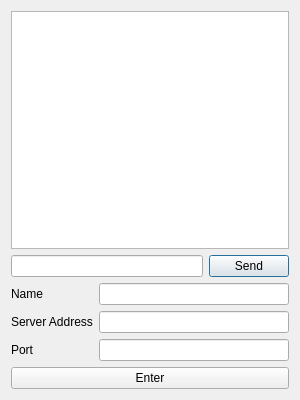
<?xml version="1.0" encoding="UTF-8"?>
<ui version="4.0">
 <class>ClientFrame</class>
 <widget class="QDialog" name="ClientFrame">
  <property name="geometry">
   <rect>
    <x>0</x>
    <y>0</y>
    <width>300</width>
    <height>400</height>
   </rect>
  </property>
  <property name="windowTitle">
   <string>Dialog</string>
  </property>
  <layout class="QVBoxLayout" name="verticalLayout_3">
   <item>
    <widget class="QTextBrowser" name="textBrowser"/>
   </item>
   <item>
    <layout class="QHBoxLayout" name="horizontalLayout_2">
     <item>
      <widget class="QLineEdit" name="lineEdit_text"/>
     </item>
     <item>
      <widget class="QPushButton" name="pushButton_Send">
       <property name="text">
        <string>Send</string>
       </property>
      </widget>
     </item>
    </layout>
   </item>
   <item>
    <layout class="QHBoxLayout" name="horizontalLayout">
     <item>
      <layout class="QVBoxLayout" name="verticalLayout_2">
       <item>
        <widget class="QLabel" name="label">
         <property name="text">
          <string>Name</string>
         </property>
        </widget>
       </item>
       <item>
        <widget class="QLabel" name="label_2">
         <property name="text">
          <string>Server Address</string>
         </property>
        </widget>
       </item>
       <item>
        <widget class="QLabel" name="label_3">
         <property name="text">
          <string>Port</string>
         </property>
        </widget>
       </item>
      </layout>
     </item>
     <item>
      <layout class="QVBoxLayout" name="verticalLayout">
       <item>
        <widget class="QLineEdit" name="lineEdit_Name"/>
       </item>
       <item>
        <widget class="QLineEdit" name="lineEdit_ServerAddress"/>
       </item>
       <item>
        <widget class="QLineEdit" name="lineEdit_Port"/>
       </item>
      </layout>
     </item>
    </layout>
   </item>
   <item>
    <widget class="QPushButton" name="pushButton_Enter">
     <property name="text">
      <string>Enter</string>
     </property>
    </widget>
   </item>
  </layout>
 </widget>
 <resources/>
 <connections/>
</ui>
